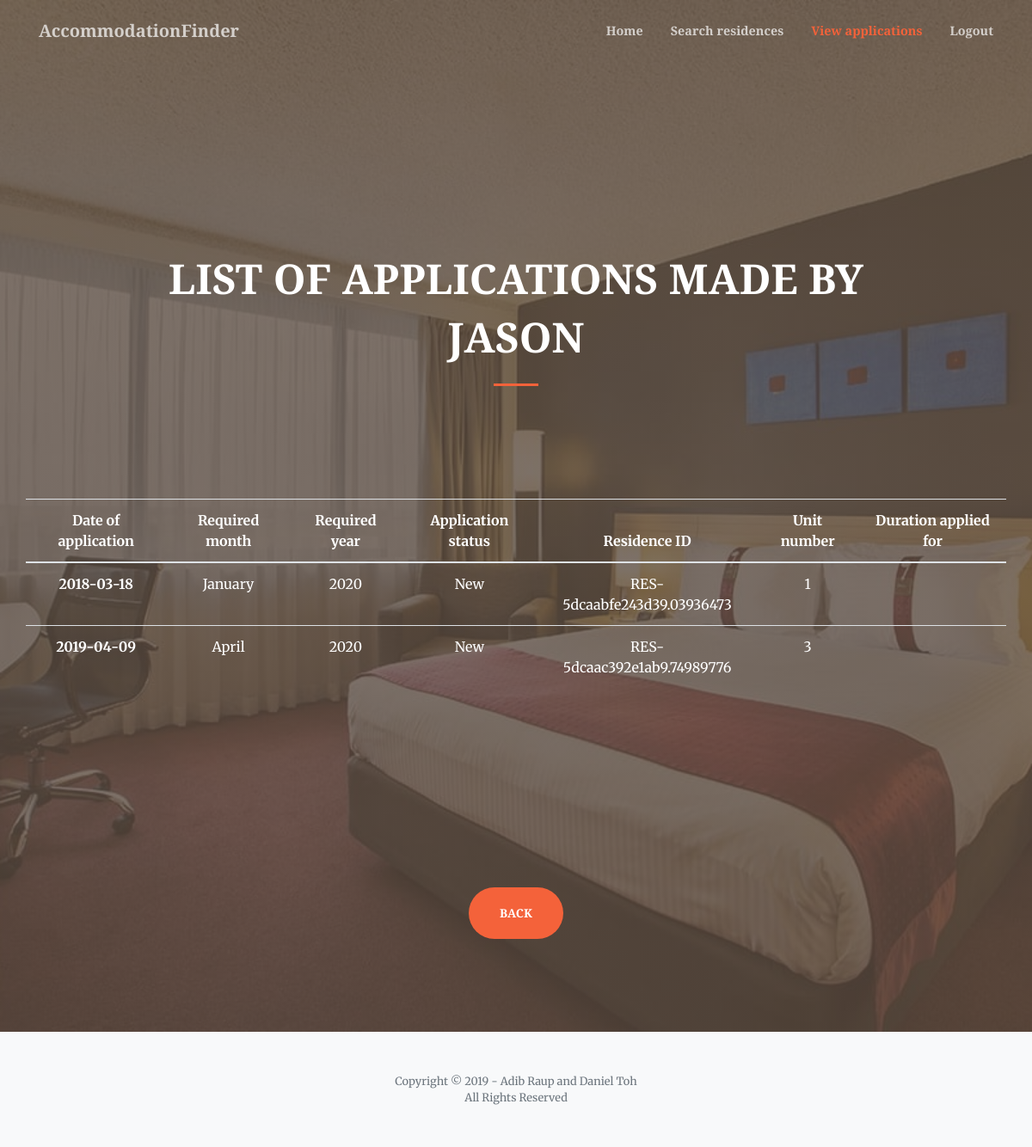
The app's page /applicantViewApplications.php (signed in), older data.
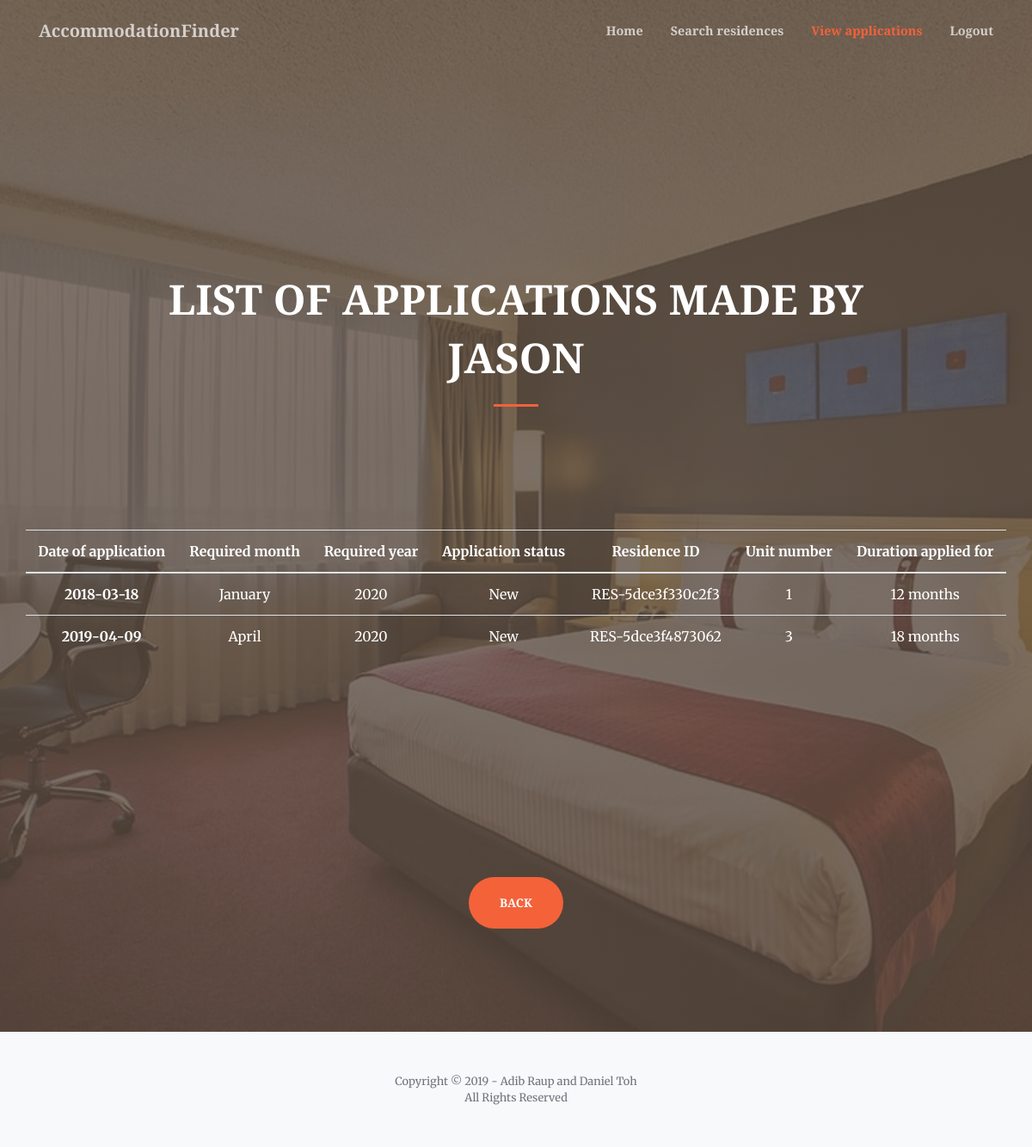
The same page, newer data.
### tables this page shows
CREATE TABLE `application` (
  `applyID` varchar(100) NOT NULL,
  `applyDate` date NOT NULL,
  `reqMonth` varchar(100) NOT NULL,
  `reqYear` varchar(100) NOT NULL,
  `status` varchar(100) NOT NULL,
  `applyUName` varchar(100) NOT NULL,
  `resID` varchar(100) NOT NULL,
  `unitNo` varchar(100) NOT NULL,
  `duration` varchar(100) NOT NULL
);

### applicantViewApplications.php (the view, shortened to what this page needs)
<!DOCTYPE html>
<html lang="en">
<head>
  <link href="vendor/fontawesome-free/css/all.min.css" rel="stylesheet" type="text/css">
  <link href="vendor/magnific-popup/magnific-popup.css" rel="stylesheet">
  <link href="css/creative3.5.min.css" rel="stylesheet">
</head>
<body id="page-top">
  <nav class="navbar navbar-expand-lg navbar-light fixed-top py-3" id="mainNav">
    <div class="container">
      <a class="navbar-brand js-scroll-trigger" href="index.html">AccommodationFinder</a>
      <div class="collapse navbar-collapse" id="navbarResponsive">
        <ul class="navbar-nav ml-auto my-2 my-lg-0">
          <li class="nav-item">
            <a class="nav-link js-scroll-trigger" href="applicantHome.php">Home</a>
          </li>
          <li class="nav-item">
            <a class="nav-link js-scroll-trigger" href="searchAccommodation.html">Search residences</a>
          </li>
          <li class="nav-item">
            <a class="nav-link js-scroll-trigger" href="#page-top">View applications</a>
          </li>
          <li class="nav-item">
            <a class="nav-link js-scroll-trigger" href="index.html">Logout</a>
          </li>
        </ul>
      </div>
    </div>
  </nav>
  <header class="masthead">
    <div class="container h-100">
      <div class="row h-100 align-items-center justify-content-center text-center">
        <div class="col-lg-10 align-self-end">
          <h1 class="text-uppercase text-white font-weight-bold"><font size="7">List of applications
            made by <?php echo $_SESSION["Username"]; ?></font></h1>
          <hr class="divider my-4">
        </div>
          <table class="table table-hover">
            <thead>
              <tr>
                <th><font color="white">Date of application</font></th>
                <th><font color="white">Required month</font></th>
                <th><font color="white">Required year</font></th>
                <th><font color="white">Application status</font></th>
                <th><font color="white">Residence ID</font></th>
                <th><font color="white">Unit number</font></th>
                <th><font color="white">Duration applied for</font></th>
              </tr>
            </thead>
            <tbody>
              <?php
              $servername = "localhost";
              $username = "root";
              $password = "";
              $conn = new mysqli($servername, $username, $password);
              $conn->select_db("accommodationfinder");
              $uName = $_SESSION["Username"];
              $lq = "SELECT * FROM application WHERE applyUName = '$uName'";
              $res = $conn->query($lq);
              foreach($res as $opt){
              ?>
                <tr>
                  <th scope="row" class="date"><font color="white"><?php echo $opt['applyDate']?></font></th>
                  <td class="month"><font color="white"><?php echo $opt['reqMonth']?></font></td>
                  <td class="year"><font color="white"><?php echo $opt['reqYear']?></font></td>
                  <td class="status"><font color="white"><?php echo $opt['status']?></font></td>
                  <td class="status"><font color="white"><?php echo $opt['resID']?></font></td>
                  <td class="status"><font color="white"><?php echo $opt['unitNo']?></font></td>
                  <td class="status"><font color="white"><?php echo $opt['duration']?></font></td>
                </tr>
              <?php }?>
            </tbody>
          </table>
          <br><br>
        <a class="btn btn-primary btn-xl js-scroll-trigger" href="applicantHome.php">Back</a>
      </div>
    </div>
  </header>
  <footer class="bg-light py-5">
    <div class="container">
      <div class="small text-center text-muted">Copyright &copy; 2019 - Adib Raup and Daniel Toh</div>
      <div class="small text-center text-muted">All Rights Reserved</div>
    </div>
  </footer>
</body>
</html>

Row changes from the older to the newer data that the page shows:
removed application: applyDate "2018-03-18", reqMonth "January", reqYear "2020", status "New", resID "RES-5dcaabfe243d39.03936473", unitNo "1"
removed application: applyDate "2019-04-09", reqMonth "April", reqYear "2020", status "New", resID "RES-5dcaac392e1ab9.74989776", unitNo "3"
added application: applyDate "2018-03-18", reqMonth "January", reqYear "2020", status "New", resID "RES-5dce3f330c2f3", unitNo "1", duration "12 months"
added application: applyDate "2019-04-09", reqMonth "April", reqYear "2020", status "New", resID "RES-5dce3f4873062", unitNo "3", duration "18 months"
